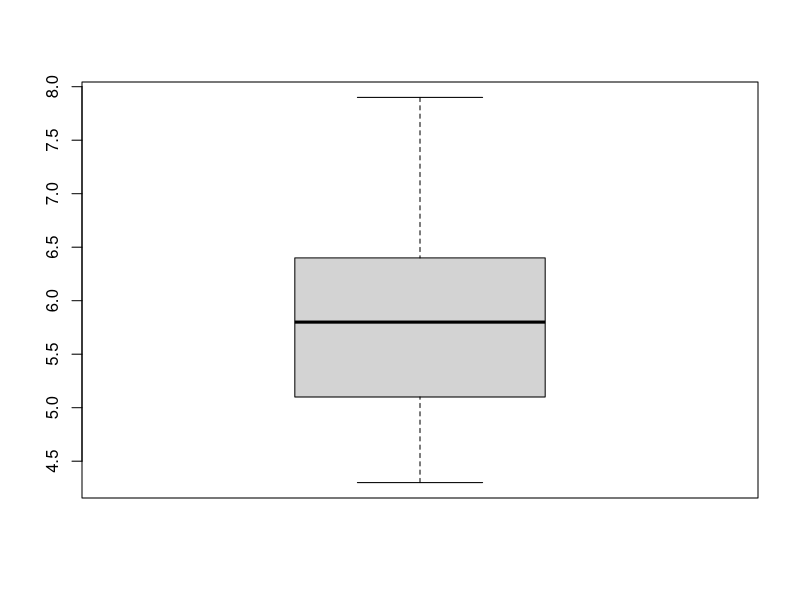
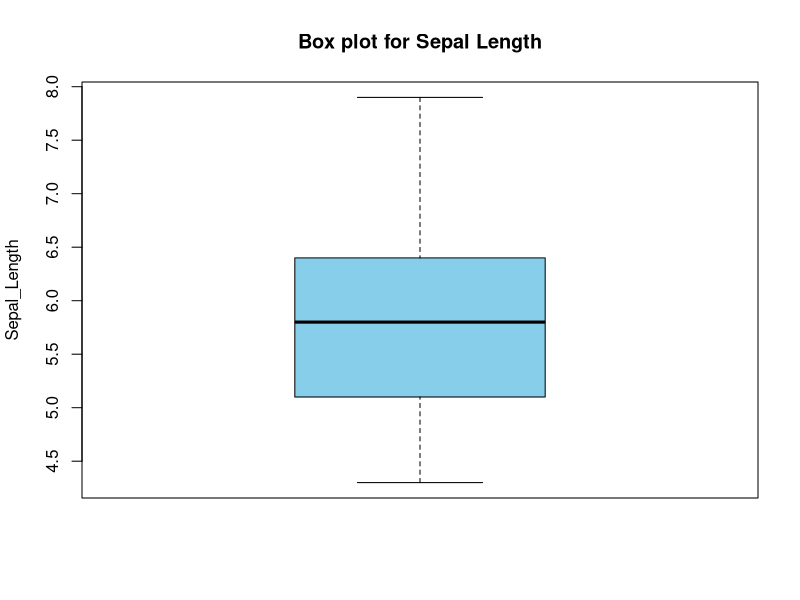
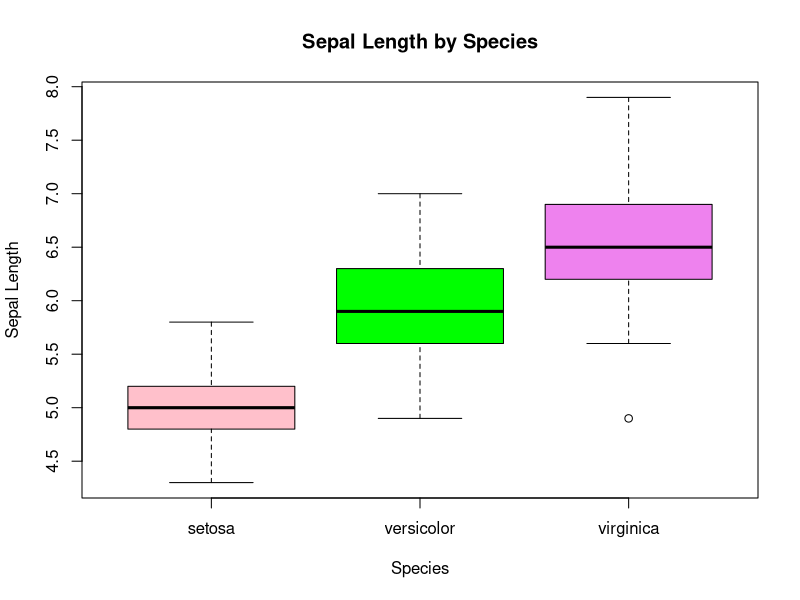
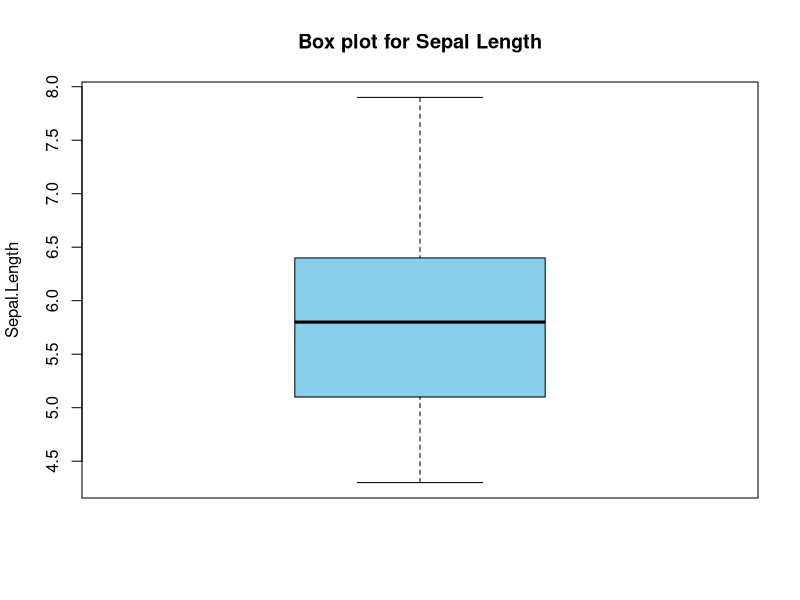
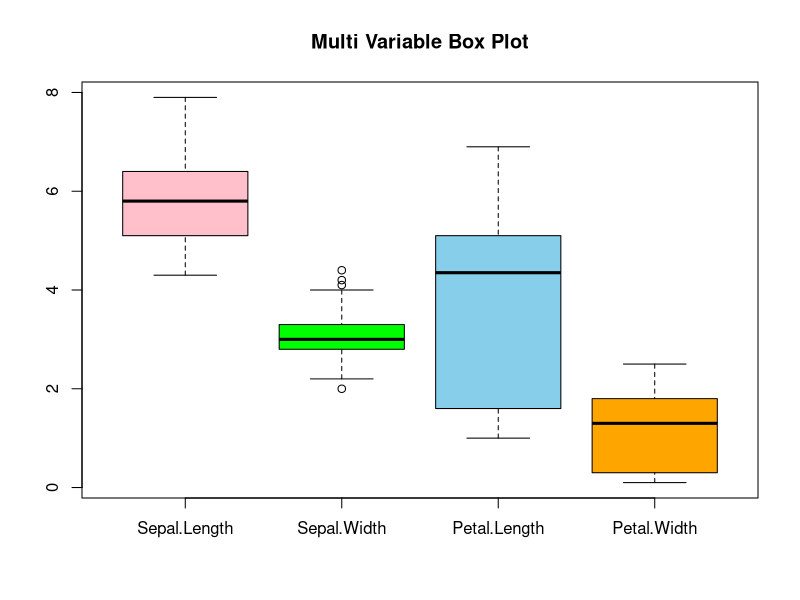
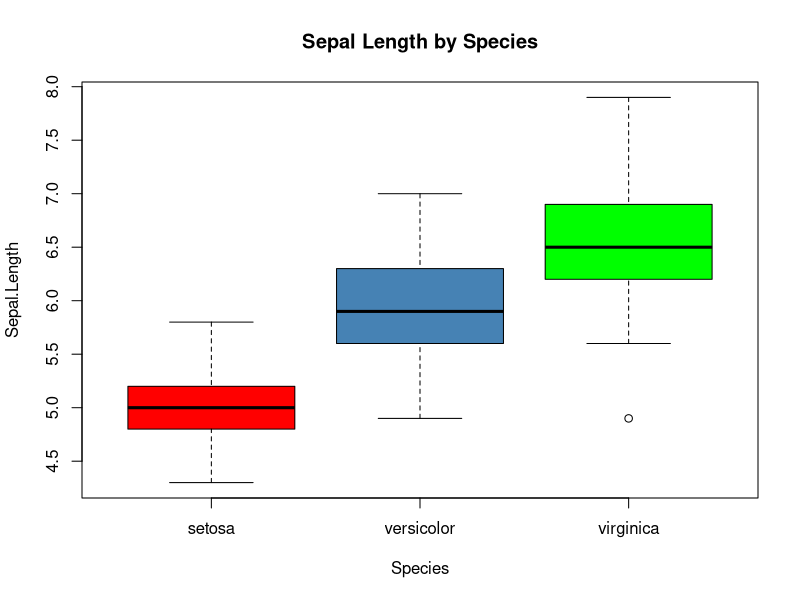
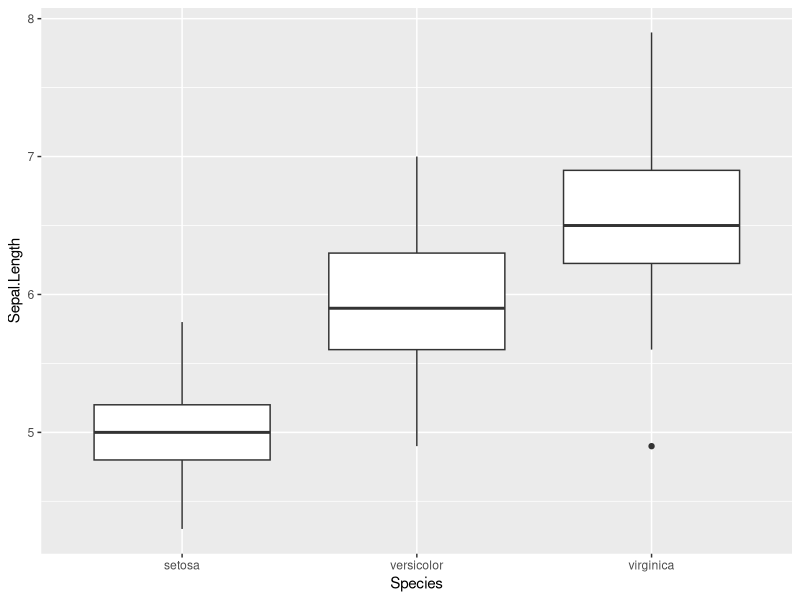
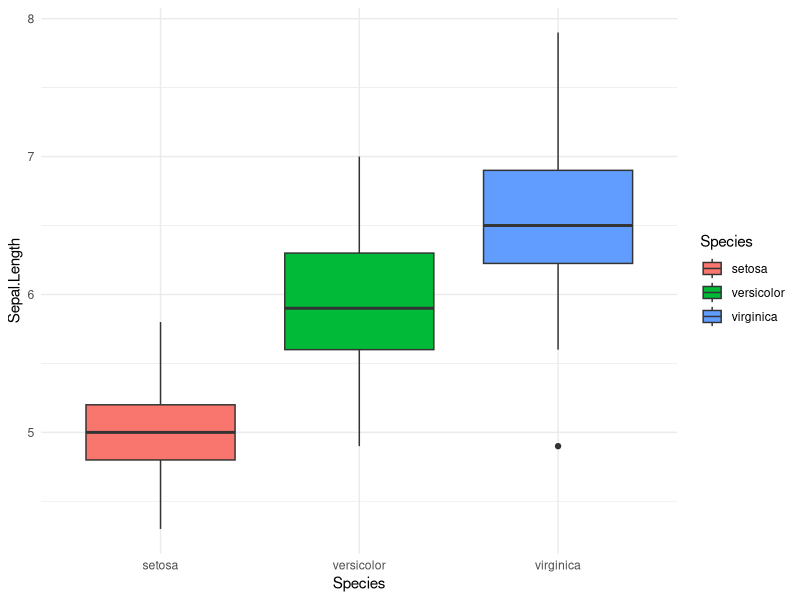

Here is the R script that generated these plots, in order:
#Load the data
data(iris)

#Understand the data
str(iris)
View(iris)
class(iris)
?iris


#Basic Box plot
boxplot(iris$Sepal.Length)

#Add Title & Labels
boxplot(iris$Sepal.Length,
        main="Box plot for Sepal Length",
        ylab="Sepal_Length",
        col="skyblue")

#Grouped boxplot(by species)
boxplot(Sepal.Length~Species,
        data=iris,
        main="Sepal Length by Species",
        xlab="Species",
        ylab="Sepal Length",
        col=c('pink','green','violet'))

#Multi-Variable Box plot
boxplot(iris$Sepal.Length,
        main="Box plot for Sepal Length",
        ylab = "Sepal.Length",
        col='skyblue')
boxplot(iris[,1:4],
        main="Multi Variable Box Plot",
        col=c('pink','green','skyblue','orange'))

#Using Custom color Palette
species_colors<-c("Setosa"="red",
                  "versicolor"="steelblue",
                  "virginica"="green")
boxplot(
  Sepal.Length~Species,
  data=iris,
  col=species_colors,
  main="Sepal Length by Species"
)
#ggplot
library(ggplot2)

ggplot(iris,
       aes(x=Species,y=Sepal.Length))+
  geom_boxplot()

#Colored box plot by species
ggplot(iris,aes(x=Species,y=Sepal.Length,fill=Species))+
  geom_boxplot()+
  theme_minimal()

#Using Manual Color Palattes
ggplot(iris,aes(x=Species,y=Sepal.Length,fill=Species))+
  geom_boxplot()+
  scale_fill_manual(
    values=c(
      "setosa"="red",
      "versicolor"="steelblue",
      "verginica"="green"
    )
  )+
  theme_minimal()